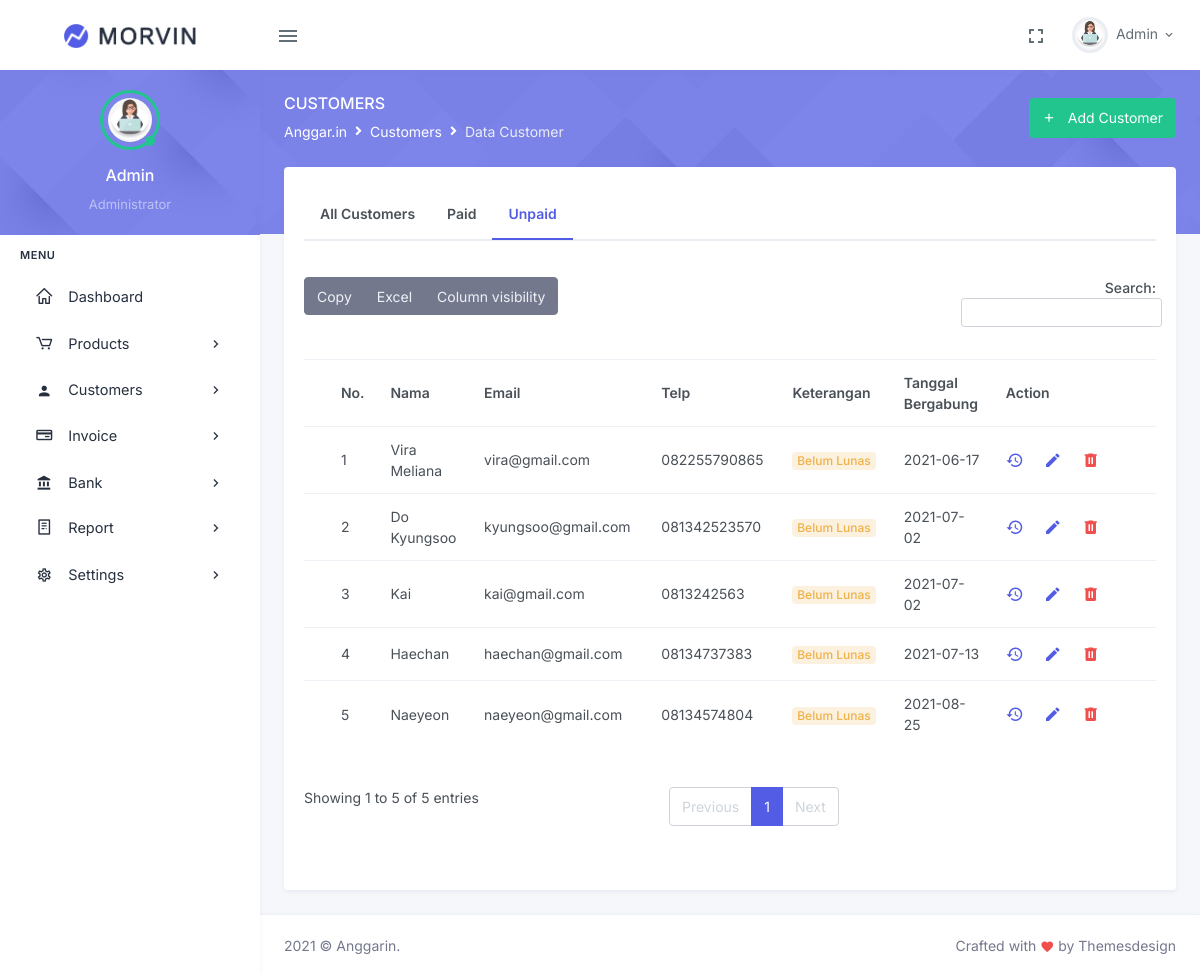
Page /index.php/customer/unpaidCustomer on the committed database.
### tables this page shows
CREATE TABLE IF NOT EXISTS `customer` (
  `id_customer` int(11) NOT NULL AUTO_INCREMENT,
  `nama_customer` varchar(100) NOT NULL,
  `email_customer` varchar(50) NOT NULL,
  `telp_customer` varchar(50) NOT NULL,
  `keterangan_order` varchar(50) NOT NULL,
  `tanggal_bergabung` date NOT NULL,
  PRIMARY KEY (`id_customer`)
);

### application/controllers/customer.php (called while the page is built, shortened)
<?php
class customer extends CI_Controller {
    public function __construct(){
        $this->load->model('customer_model');
        $this->load->library('form_validation');
    }
    public function unpaidCustomer(){
        $data['title']='Data Customer';
        $data['unpaid_customer'] = $this->customer_model->getUnpaidCustomer();
        $this->load->view('template/header', $data);
        $this->load->view('customer/unpaidCustomer');
        $this->load->view('template/footer');
    }
}
?>

### index.php (called while the page is built, shortened)
<?php
require_once BASEPATH.'core/CodeIgniter.php';

### application/models/customer_model.php (called while the page is built, shortened)
<?php
class customer_model extends CI_Model{
    public function getUnpaidCustomer(){
        $sql = "SELECT * FROM customer WHERE keterangan_order='Belum Lunas'";
        $result = $this->db->query($sql);
        return $result->result_array();
    }
}
?>

### application/views/customer/unpaidCustomer.php (the view)
<div class="main-content">
<div class="page-content">
    <div class="page-title-box">
        <div class="container-fluid">
            <div class="row align-items-center">
                <div class="col-sm-6">
                    <div class="page-title">
                        <h4>Customers</h4>
                            <ol class="breadcrumb m-0">
                                <li class="breadcrumb-item"><a href="javascript: void(0);">Anggar.in</a></li>
                                <li class="breadcrumb-item"><a href="javascript: void(0);">Customers</a></li>
                                <li class="breadcrumb-item active">Data Customer</li>
                            </ol>
                    </div>
                </div>
                <div class="col-sm-6">
                <div class="float-end d-none d-sm-block">
                    <a href="<?= base_url();?>addcustomer" class="btn btn-success"><i class="mdi mdi-plus me-2"></i> Add Customer</a>
                </div>
                </div>
            </div>
        </div>
        </div>
    <div class="container-fluid">
        <div class="page-content-wrapper">
            <div class="row">
                <div class="col-lg-12">
                    <div class="card">
                        <div class="card-body">
                            <ul class="nav nav-tabs nav-tabs-custom mb-4">
                                <li class="nav-item">
                                    <a class="nav-link fw-bold p-3" data-toggle="tab" href="<?php echo base_url('')?>customer">All Customers</a>
                                </li>
                                <li class="nav-item">
                                    <a class="nav-link p-3 fw-bold" data-toggle="tab" href="<?php echo base_url('')?>paidCustomer">Paid</a>
                                </li>
                                <li class="nav-item">
                                    <a class="nav-link p-3 fw-bold active" data-toggle="tab" href="<?php echo base_url('')?>unpaidCustomer">Unpaid</a>
                                </li>
                            </ul>
                            <div class="table mt-3 tab-content">
                                <table id="datatable-buttons" class="table table-centered datatable dt-responsive nowrap " style="border-collapse: collapse; border-spacing: 0; width: 100%;">
                                    <thead class="thead-light">
                                        <tr>
                                            <th></th>
                                            <th>No.</th>
                                            <th>Nama</th>
                                            <th>Email</th>
                                            <th>Telp</th>
                                            <th>Keterangan</th>
                                            <th>Tanggal Bergabung</th>
                                            <th style="width: 180px;">Action</th>
                                        </tr>
                                    </thead>
                                    <tbody>
                                        <?php $no=1;
                                        foreach($unpaid_customer as $customer): ?>
                                            <tr>
                                                <td></td>
                                                <td><?= $no++?></td>
                                                <td><?= $customer['nama_customer'];?></td>
                                                <td><?= $customer['email_customer'];?></td>
                                                <td><?= $customer['telp_customer'];?></td>
                                                <td>
                                                    <div class="badge badge-soft-warning font-size-12"><?= $customer['keterangan_order'];?></div>
                                                </td>
                                                <td><?= $customer['tanggal_bergabung'];?></td>
                                                <td id="tooltip-container0">
                                                    <a href="<?php echo base_url('customer/histori') ?>/<?php echo $customer['id_customer'] ?>" class="me-3 text-primary" data-bs-container="#tooltip-container3" data-bs-toggle="tooltip" data-bs-placement="top" title="Histori"><i class="mdi mdi-history font-size-18"></i></a>
                                                    <a href="<?php echo base_url('customer/edit') ?>/<?php echo $customer['id_customer'] ?>" class="me-3 text-primary" data-bs-container="#tooltip-container0" data-bs-toggle="tooltip" data-bs-placement="top" title="Edit"><i class="mdi mdi-pencil font-size-18"></i> </a>
                                                    <a href="<?php echo base_url('customer/hapus') ?>/<?php echo $customer['id_customer'] ?>" class="text-danger" data-bs-container="#tooltip-container0" data-bs-toggle="tooltip" data-bs-placement="top" title="Delete"><i class="mdi mdi-trash-can font-size-18"></i></a>
                                                </td>
                                            </tr>
                                        <?php endforeach; ?>
                                    </tbody>
                                </table>
                            </div>
                        </div>
                    </div>
                </div>
            </div>
        </div>
    </div>
</div>

### rows in the picture
customer: nama_customer "Vira Meliana", email_customer "vira@gmail.com", telp_customer "082255790865", keterangan_order "Belum Lunas", tanggal_bergabung "2021-06-17"
customer: nama_customer "Do Kyungsoo", email_customer "kyungsoo@gmail.com", telp_customer "081342523570", keterangan_order "Belum Lunas", tanggal_bergabung "2021-07-02"
customer: nama_customer "Kai", email_customer "kai@gmail.com", telp_customer "0813242563", keterangan_order "Belum Lunas", tanggal_bergabung "2021-07-02"
customer: nama_customer "Haechan", email_customer "haechan@gmail.com", telp_customer "08134737383", keterangan_order "Belum Lunas", tanggal_bergabung "2021-07-13"
customer: nama_customer "Naeyeon", email_customer "naeyeon@gmail.com", telp_customer "08134574804", keterangan_order "Belum Lunas", tanggal_bergabung "2021-08-25"
